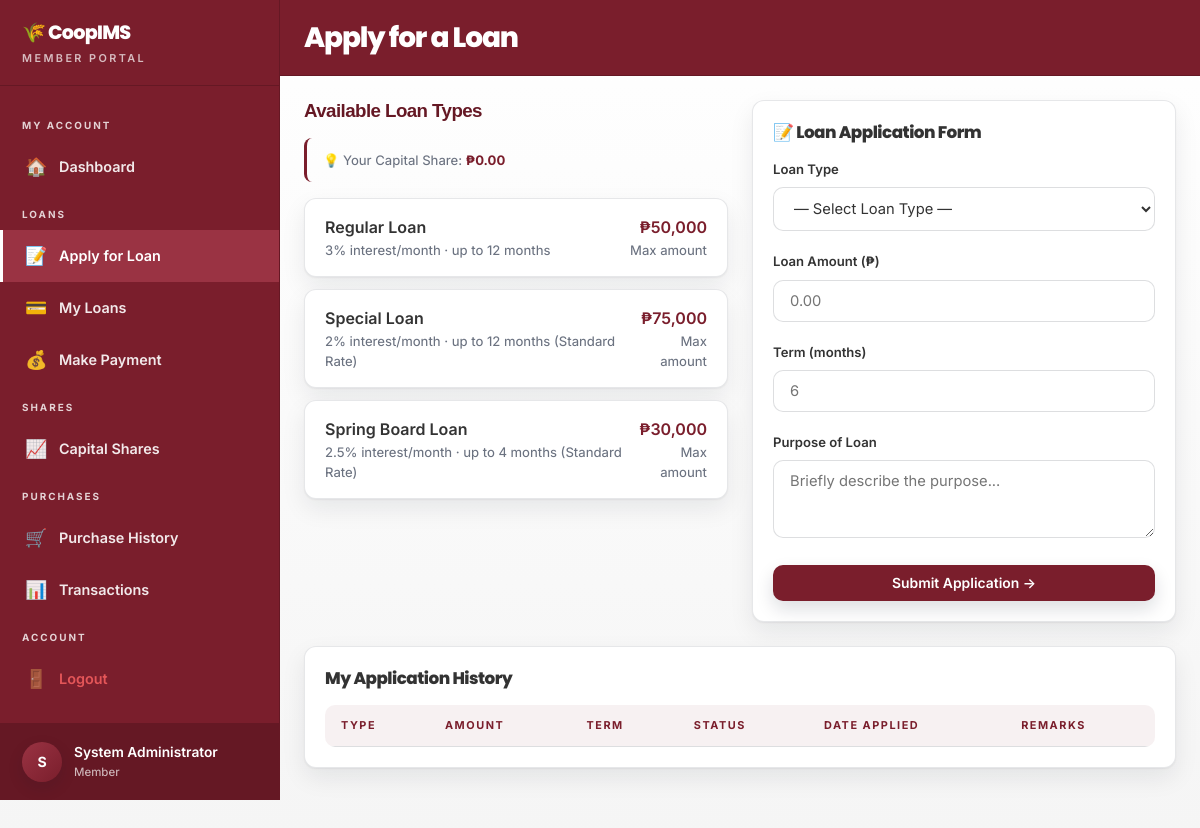
The page /member_loan_apply.php (signed in) on the database its author committed.
### tables this page shows
CREATE TABLE IF NOT EXISTS loan_types (
    id          INT AUTO_INCREMENT PRIMARY KEY,
    type_name   VARCHAR(80) NOT NULL,
    max_amount  DECIMAL(12,2),
    interest    DECIMAL(5,2),  
    penalty_rate DECIMAL(5,2) DEFAULT 2.00,  
    max_months  INT
);

### member_loan_apply.php (the view, shortened to what this page needs)
<!DOCTYPE html>
<html lang="en">
<head>
  <link rel="stylesheet" href="css/style.css">
</head>
<body>
<?php
$db = getDB();
$memberId = $_SESSION['member_id'] ?? 0;
$memberCapitalShare = $db->query("SELECT COALESCE(amount, 0) as amount FROM capital_shares WHERE member_id=$memberId")->fetch_assoc()['amount'] ?? 0;
function getInterestRate($loanTypeName, $capitalShare) {
    if ($loanTypeName === 'Regular Loan') {
        return 3.0;
    } elseif ($loanTypeName === 'Special Loan') {
        return $capitalShare >= 75001 ? 1.5 : 2.0;
    } elseif ($loanTypeName === 'Spring Board Loan') {
        return $capitalShare >= 75001 ? 1.5 : 2.5;
    }
    return 1.5;
}
$loanTypes = $db->query("SELECT * FROM loan_types ORDER BY type_name");
?>
<?php include 'includes/member_sidebar.php'; ?>
<div class="main-content">
  <div class="topbar">
    <div class="topbar-title">Apply for a Loan</div>
  </div>
  <div class="page-body">
    <div class="grid-2">
      <div>
        <h3 style="font-family:'Syne',sans-serif;margin-bottom:16px;color:var(--primary-dark);">Available Loan Types</h3>
        <div style="background: var(--bg-light); padding: 12px 16px; border-radius: 8px; margin-bottom: 16px; border-left: 3px solid var(--primary);">
          <div class="text-muted text-sm">💡 Your Capital Share: <strong style="color: var(--primary);">₱<?= number_format($memberCapitalShare, 2) ?></strong></div>
        </div>
        <?php $loanTypes->data_seek(0); while ($lt = $loanTypes->fetch_assoc()):
          $interestRate = getInterestRate($lt['type_name'], $memberCapitalShare);
          $rateNote = '';
          if ($lt['type_name'] === 'Special Loan' || $lt['type_name'] === 'Spring Board Loan') {
            $rateNote = $memberCapitalShare >= 75001 ? ' (Platinum Member Rate)' : ' (Standard Rate)';
          }
        ?>
          <div class="card" style="margin-bottom:12px;cursor:pointer;" onclick="selectLoan(<?= $lt['id'] ?>, '<?= addslashes($lt['type_name']) ?>', <?= $lt['max_amount'] ?>, <?= $lt['max_months'] ?>, <?= $interestRate ?>)">
            <div class="card-body" style="padding:16px 20px;">
              <div style="display:flex;justify-content:space-between;align-items:center;">
                <div>
                  <div class="fw-600"><?= htmlspecialchars($lt['type_name']) ?></div>
                  <div class="text-muted text-sm"><?= $interestRate ?>% interest/month · up to <?= $lt['max_months'] ?> months<?= $rateNote ?></div>
                </div>
                <div style="text-align:right;">
                  <div class="fw-600" style="color:var(--primary);">₱<?= number_format($lt['max_amount'], 0) ?></div>
                  <div class="text-muted text-sm">Max amount</div>
                </div>
              </div>
            </div>
          </div>
        <?php endwhile; ?>
      </div>
      <div>
        <div class="card">
          <div class="card-header"><span class="card-title">📝 Loan Application Form</span></div>
          <div class="card-body">
            <form method="POST" id="loanForm">
              <div class="form-group">
                <label class="form-label">Loan Type</label>
                <select name="loan_type_id" class="form-control" required id="loanTypeSelect">
                  <option value="">— Select Loan Type —</option>
                </select>
              </div>
              <div class="form-group">
                <label class="form-label">Loan Amount (₱)</label>
                <input type="number" name="amount" id="amountInput" class="form-control" min="100" step="0.01" required placeholder="0.00" oninput="calcMonthly()">
              </div>
              <div class="form-group">
                <label class="form-label">Term (months)</label>
                <input type="number" name="term_months" id="termInput" class="form-control" min="1" max="60" required placeholder="6" oninput="calcMonthly()">
              </div>
              <div class="form-group">
                <label class="form-label">Purpose of Loan</label>
                <textarea name="purpose" class="form-control" rows="3" placeholder="Briefly describe the purpose..." required></textarea>
              </div>
              <button type="submit" class="btn btn-primary" style="width:100%;justify-content:center;">Submit Application →</button>
            </form>
          </div>
        </div>
      </div>
    </div>
    <div class="card">
      <div class="card-header"><span class="card-title">My Application History</span></div>
      <div class="card-body">
        <div class="table-wrap">
          <table>
            <thead><tr><th>Type</th><th>Amount</th><th>Term</th><th>Status</th><th>Date Applied</th><th>Remarks</th></tr></thead>
          </table>
        </div>
      </div>
    </div>
  </div>
</div>
</body>
</html>

### css/style.css (style rules this page uses)
:root { color-scheme: light; --font-sans: Inter, system-ui, -apple-system, Segoe UI, Roboto, Arial, sans-serif; --font-display: Poppins, Inter, system-ui, sans-serif; --primary: #7a1e2c; --primary-dark: #651824; --primary-light: #9a3343; --primary-soft: rgba(122, 30, 44, 0.08); --primary-soft-2: rgba(122, 30, 44, 0.14); --primary-ink: #4a0f19; --neon-green: var(--primary); --neon-blue: var(--primary); --neon-orange: var(--primary); --neon-violet: var(--primary); --accent: var(--primary); --accent-light: var(--primary-light); --danger: var(--primary); --info: var(--primary); --bg: #ffffff; --bg-soft: #f5f5f5; --bg-card: #ffffff; --bg-card-solid: #ffffff; --text: #333333; --text-muted: #6b7280; --border: rgba(17, 24, 39, 0.1); --border-strong: rgba(17, 24, 39, 0.14); --shadow: 0 1px 2px rgba(17, 24, 39, 0.06), 0 10px 24px rgba(17, 24, 39, 0.08); --shadow-glow: none; --sidebar-w: 280px; --radius: 12px; --radius-sm: 10px; --glass-blur: 0px; --ease-out: cubic-bezier(0.22, 1, 0.36, 1); }
* { margin: 0; padding: 0; box-sizing: border-box; }
html { scroll-behavior: smooth; }
body { font-family: var(--font-sans); font-optical-sizing: auto; font-weight: 450; background: var(--bg-soft); color: var(--text); min-height: 100vh; line-height: 1.55; -webkit-font-smoothing: antialiased; }
body::before { content: ''; position: fixed; inset: 0; z-index: -2; pointer-events: none; background: linear-gradient(180deg, #ffffff 0%, #f5f5f5 100%); }
h1, h2, h3, .logo-text { font-family: var(--font-display); font-weight: 800; letter-spacing: -0.03em; line-height: 1.15; }
.main-content { margin-left: var(--sidebar-w); min-height: 100vh; position: relative; }
.topbar { background: var(--primary); padding: 0 24px; min-height: 76px; display: flex; align-items: center; justify-content: space-between; gap: 16px; border-bottom: 1px solid var(--primary-dark); position: sticky; top: 0; z-index: 50; box-shadow: none; }
.topbar-title { font-family: var(--font-display); font-size: clamp(1.35rem, 2.5vw, 1.75rem); font-weight: 800; letter-spacing: -0.04em; color: #fff; }
.page-body { padding: 24px 24px 40px; max-width: 1400px; }
.card { background: var(--bg-card); border-radius: var(--radius); box-shadow: var(--shadow); border: 1px solid var(--border); margin-bottom: 24px; transition: border-color 0.3s var(--ease-out); }
.card-header { padding: 18px 20px 0; display: flex; align-items: center; justify-content: space-between; gap: 12px; }
.card-title { font-family: var(--font-display); font-size: 1.05rem; font-weight: 800; letter-spacing: -0.03em; color: var(--text); }
.card-body { padding: 14px 20px 20px; }
.table-wrap { overflow-x: auto; border-radius: var(--radius-sm); }
table { width: 100%; border-collapse: collapse; font-size: 0.88rem; }
thead th { text-align: left; padding: 12px 16px; font-size: 0.68rem; letter-spacing: 0.14em; text-transform: uppercase; color: var(--primary); font-weight: 700; border-bottom: 1px solid var(--border-strong); background: rgba(122, 30, 44, 0.06); }
.btn { display: inline-flex; align-items: center; justify-content: center; gap: 8px; padding: 10px 20px; border-radius: var(--radius-sm); font-size: 0.87rem; font-weight: 600; border: none; cursor: pointer; transition: transform 0.2s var(--ease-out), box-shadow 0.2s var(--ease-out), background 0.2s var(--ease-out); font-family: var(--font-sans); text-decoration: none; }
.btn-primary { background: var(--primary); color: #fff; box-shadow: 0 8px 18px rgba(17, 24, 39, 0.14); }
.form-group { margin-bottom: 20px; }
.form-label { display: block; font-size: 0.82rem; font-weight: 600; color: var(--text); margin-bottom: 8px; }
.form-control { width: 100%; padding: 11px 16px; border: 1px solid var(--border-strong); border-radius: var(--radius-sm); font-size: 0.92rem; font-family: var(--font-sans); color: var(--text); background: rgba(255, 255, 255, 0.8); transition: border-color 0.2s var(--ease-out), box-shadow 0.2s var(--ease-out); outline: none; }
.reveal-on-scroll { opacity: 0; transform: translateY(24px); transition: opacity 0.7s var(--ease-out), transform 0.7s var(--ease-out); pointer-events: none; visibility: hidden; will-change: opacity, transform; }
.reveal-on-scroll.is-visible { opacity: 1; transform: translateY(0); pointer-events: auto; visibility: visible; }
.text-muted { color: var(--text-muted); font-size: 0.85rem; }
.text-sm { font-size: 0.82rem; }
.fw-600 { font-weight: 600; }
.grid-2 { display: grid; grid-template-columns: 1fr 1fr; gap: 24px; }

### rows shown on the page
loan_types: type_name "Regular Loan", type_name "3", max_months "12", max_amount "50,000"
loan_types: type_name "Special Loan", type_name "2", max_months "12", rateNote "(Standard Rate)", max_amount "75,000"
loan_types: type_name "Spring Board Loan", type_name "2.5", max_months "4", rateNote "(Standard Rate)", max_amount "30,000"

### other values the page prints
substr($user['name'], 0, 1) "S"
$user['name'] "System Administrator"
$memberCapitalShare "0.00"
